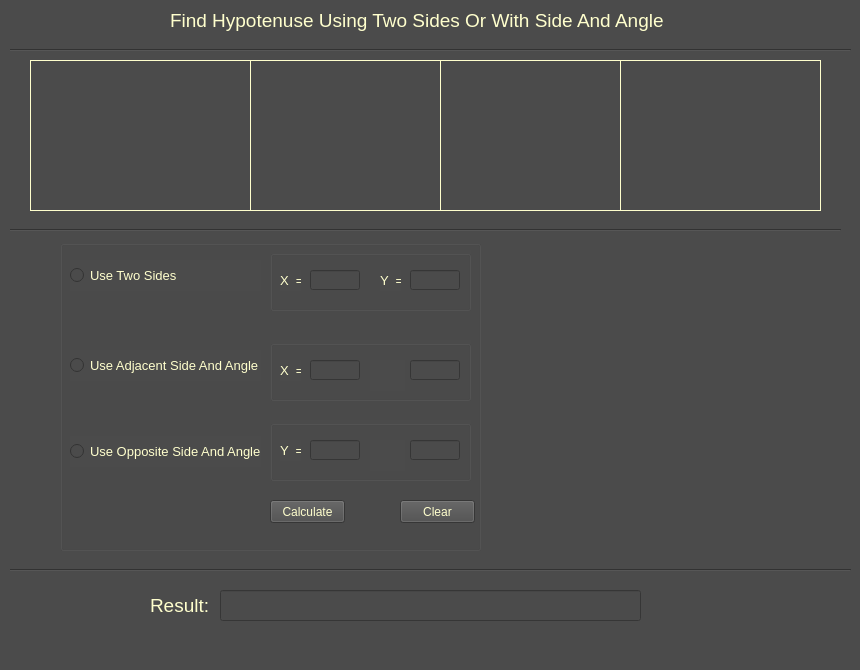
<?xml version="1.0" encoding="UTF-8"?>
<ui version="4.0">
 <class>MainWindow</class>
 <widget class="QMainWindow" name="MainWindow">
  <property name="enabled">
   <bool>true</bool>
  </property>
  <property name="geometry">
   <rect>
    <x>0</x>
    <y>0</y>
    <width>860</width>
    <height>670</height>
   </rect>
  </property>
  <property name="windowTitle">
   <string>Trig Lesson</string>
  </property>
  <property name="styleSheet">
   <string notr="true">background-color: rgb(75, 75, 75);
color: rgb(255, 255, 205);</string>
  </property>
  <widget class="QWidget" name="centralwidget">
   <widget class="QLabel" name="titleLbl">
    <property name="geometry">
     <rect>
      <x>170</x>
      <y>0</y>
      <width>511</width>
      <height>41</height>
     </rect>
    </property>
    <property name="font">
     <font>
      <pointsize>14</pointsize>
     </font>
    </property>
    <property name="text">
     <string>Find Hypotenuse Using Two Sides Or With Side And Angle</string>
    </property>
   </widget>
   <widget class="QGroupBox" name="groupBox">
    <property name="geometry">
     <rect>
      <x>60</x>
      <y>240</y>
      <width>421</width>
      <height>311</height>
     </rect>
    </property>
    <property name="title">
     <string/>
    </property>
    <widget class="QRadioButton" name="twoSidesRB">
     <property name="geometry">
      <rect>
       <x>10</x>
       <y>20</y>
       <width>191</width>
       <height>31</height>
      </rect>
     </property>
     <property name="font">
      <font>
       <pointsize>10</pointsize>
      </font>
     </property>
     <property name="text">
      <string>Use Two Sides</string>
     </property>
    </widget>
    <widget class="QRadioButton" name="adjSideAngRB">
     <property name="geometry">
      <rect>
       <x>10</x>
       <y>110</y>
       <width>191</width>
       <height>31</height>
      </rect>
     </property>
     <property name="font">
      <font>
       <pointsize>10</pointsize>
      </font>
     </property>
     <property name="text">
      <string>Use Adjacent Side And Angle</string>
     </property>
    </widget>
    <widget class="QGroupBox" name="groupBox_2">
     <property name="geometry">
      <rect>
       <x>210</x>
       <y>10</y>
       <width>201</width>
       <height>61</height>
      </rect>
     </property>
     <widget class="QLabel" name="xLbl">
      <property name="geometry">
       <rect>
        <x>10</x>
        <y>20</y>
        <width>21</width>
        <height>21</height>
       </rect>
      </property>
      <property name="font">
       <font>
        <pointsize>10</pointsize>
       </font>
      </property>
      <property name="text">
       <string>X  = </string>
      </property>
     </widget>
     <widget class="QLabel" name="yLbl">
      <property name="geometry">
       <rect>
        <x>110</x>
        <y>20</y>
        <width>21</width>
        <height>21</height>
       </rect>
      </property>
      <property name="font">
       <font>
        <pointsize>10</pointsize>
       </font>
      </property>
      <property name="text">
       <string>Y  = </string>
      </property>
     </widget>
     <widget class="QLineEdit" name="xSideLE">
      <property name="enabled">
       <bool>false</bool>
      </property>
      <property name="geometry">
       <rect>
        <x>40</x>
        <y>20</y>
        <width>50</width>
        <height>20</height>
       </rect>
      </property>
      <property name="font">
       <font>
        <family>MS Shell Dlg 2</family>
        <pointsize>10</pointsize>
        <weight>50</weight>
        <italic>false</italic>
        <bold>false</bold>
       </font>
      </property>
      <property name="styleSheet">
       <string notr="true">font: 10pt &quot;MS Shell Dlg 2&quot;;</string>
      </property>
      <property name="alignment">
       <set>Qt::AlignBottom|Qt::AlignHCenter</set>
      </property>
     </widget>
     <widget class="QLineEdit" name="ySideLE">
      <property name="enabled">
       <bool>false</bool>
      </property>
      <property name="geometry">
       <rect>
        <x>140</x>
        <y>20</y>
        <width>50</width>
        <height>20</height>
       </rect>
      </property>
      <property name="styleSheet">
       <string notr="true">font: 10pt &quot;MS Shell Dlg 2&quot;;</string>
      </property>
      <property name="alignment">
       <set>Qt::AlignBottom|Qt::AlignHCenter</set>
      </property>
     </widget>
    </widget>
    <widget class="QRadioButton" name="oppSideAngRB">
     <property name="geometry">
      <rect>
       <x>10</x>
       <y>196</y>
       <width>191</width>
       <height>31</height>
      </rect>
     </property>
     <property name="font">
      <font>
       <pointsize>10</pointsize>
      </font>
     </property>
     <property name="text">
      <string>Use Opposite Side And Angle</string>
     </property>
    </widget>
    <widget class="QGroupBox" name="groupBox_3">
     <property name="geometry">
      <rect>
       <x>210</x>
       <y>100</y>
       <width>201</width>
       <height>61</height>
      </rect>
     </property>
     <widget class="QLabel" name="xLbl_2">
      <property name="geometry">
       <rect>
        <x>10</x>
        <y>20</y>
        <width>21</width>
        <height>21</height>
       </rect>
      </property>
      <property name="font">
       <font>
        <pointsize>10</pointsize>
       </font>
      </property>
      <property name="text">
       <string>X  = </string>
      </property>
     </widget>
     <widget class="QLabel" name="yLbl_2">
      <property name="geometry">
       <rect>
        <x>100</x>
        <y>20</y>
        <width>35</width>
        <height>31</height>
       </rect>
      </property>
      <property name="text">
       <string/>
      </property>
      <property name="pixmap">
       <pixmap>../Trig_Lesson/angle_equals.png</pixmap>
      </property>
      <property name="alignment">
       <set>Qt::AlignBottom|Qt::AlignHCenter</set>
      </property>
     </widget>
     <widget class="QLineEdit" name="adjSideLE">
      <property name="enabled">
       <bool>false</bool>
      </property>
      <property name="geometry">
       <rect>
        <x>40</x>
        <y>20</y>
        <width>50</width>
        <height>20</height>
       </rect>
      </property>
      <property name="font">
       <font>
        <family>MS Shell Dlg 2</family>
        <pointsize>10</pointsize>
        <weight>50</weight>
        <italic>false</italic>
        <bold>false</bold>
       </font>
      </property>
      <property name="styleSheet">
       <string notr="true">font: 10pt &quot;MS Shell Dlg 2&quot;;</string>
      </property>
      <property name="alignment">
       <set>Qt::AlignBottom|Qt::AlignHCenter</set>
      </property>
     </widget>
     <widget class="QLineEdit" name="adjAngLE">
      <property name="enabled">
       <bool>false</bool>
      </property>
      <property name="geometry">
       <rect>
        <x>140</x>
        <y>20</y>
        <width>50</width>
        <height>20</height>
       </rect>
      </property>
      <property name="styleSheet">
       <string notr="true">font: 10pt &quot;MS Shell Dlg 2&quot;;</string>
      </property>
      <property name="alignment">
       <set>Qt::AlignBottom|Qt::AlignHCenter</set>
      </property>
     </widget>
    </widget>
    <widget class="QGroupBox" name="groupBox_4">
     <property name="geometry">
      <rect>
       <x>210</x>
       <y>180</y>
       <width>201</width>
       <height>61</height>
      </rect>
     </property>
     <widget class="QLabel" name="xLbl_3">
      <property name="geometry">
       <rect>
        <x>10</x>
        <y>20</y>
        <width>21</width>
        <height>21</height>
       </rect>
      </property>
      <property name="font">
       <font>
        <pointsize>10</pointsize>
       </font>
      </property>
      <property name="text">
       <string>Y  = </string>
      </property>
     </widget>
     <widget class="QLabel" name="yLbl_3">
      <property name="geometry">
       <rect>
        <x>100</x>
        <y>20</y>
        <width>35</width>
        <height>31</height>
       </rect>
      </property>
      <property name="text">
       <string/>
      </property>
      <property name="pixmap">
       <pixmap>../Trig_Lesson/angle_equals.png</pixmap>
      </property>
      <property name="alignment">
       <set>Qt::AlignBottom|Qt::AlignHCenter</set>
      </property>
     </widget>
     <widget class="QLineEdit" name="oppSideLE">
      <property name="enabled">
       <bool>false</bool>
      </property>
      <property name="geometry">
       <rect>
        <x>40</x>
        <y>20</y>
        <width>50</width>
        <height>20</height>
       </rect>
      </property>
      <property name="font">
       <font>
        <family>MS Shell Dlg 2</family>
        <pointsize>10</pointsize>
        <weight>50</weight>
        <italic>false</italic>
        <bold>false</bold>
       </font>
      </property>
      <property name="styleSheet">
       <string notr="true">font: 10pt &quot;MS Shell Dlg 2&quot;;</string>
      </property>
      <property name="alignment">
       <set>Qt::AlignBottom|Qt::AlignHCenter</set>
      </property>
     </widget>
     <widget class="QLineEdit" name="oppAngLE">
      <property name="enabled">
       <bool>false</bool>
      </property>
      <property name="geometry">
       <rect>
        <x>140</x>
        <y>20</y>
        <width>50</width>
        <height>20</height>
       </rect>
      </property>
      <property name="styleSheet">
       <string notr="true">font: 10pt &quot;MS Shell Dlg 2&quot;;</string>
      </property>
      <property name="alignment">
       <set>Qt::AlignBottom|Qt::AlignHCenter</set>
      </property>
     </widget>
    </widget>
    <widget class="QPushButton" name="calculateBtn">
     <property name="geometry">
      <rect>
       <x>210</x>
       <y>260</y>
       <width>75</width>
       <height>23</height>
      </rect>
     </property>
     <property name="text">
      <string>Calculate</string>
     </property>
    </widget>
    <widget class="QPushButton" name="clearBtn">
     <property name="geometry">
      <rect>
       <x>340</x>
       <y>260</y>
       <width>75</width>
       <height>23</height>
      </rect>
     </property>
     <property name="text">
      <string>Clear</string>
     </property>
    </widget>
   </widget>
   <widget class="QLabel" name="triangle1Lbl_1">
    <property name="geometry">
     <rect>
      <x>30</x>
      <y>60</y>
      <width>231</width>
      <height>151</height>
     </rect>
    </property>
    <property name="frameShape">
     <enum>QFrame::Box</enum>
    </property>
    <property name="text">
     <string/>
    </property>
    <property name="pixmap">
     <pixmap>../Trig_Lesson/triangle_1.png</pixmap>
    </property>
   </widget>
   <widget class="QLabel" name="triangle1Lbl_2">
    <property name="geometry">
     <rect>
      <x>250</x>
      <y>60</y>
      <width>201</width>
      <height>151</height>
     </rect>
    </property>
    <property name="styleSheet">
     <string notr="true"/>
    </property>
    <property name="frameShape">
     <enum>QFrame::Box</enum>
    </property>
    <property name="text">
     <string/>
    </property>
    <property name="pixmap">
     <pixmap>../Trig_Lesson/triangle_2.png</pixmap>
    </property>
   </widget>
   <widget class="QLabel" name="triangle1Lbl_3">
    <property name="geometry">
     <rect>
      <x>440</x>
      <y>60</y>
      <width>191</width>
      <height>151</height>
     </rect>
    </property>
    <property name="frameShape">
     <enum>QFrame::Box</enum>
    </property>
    <property name="text">
     <string/>
    </property>
    <property name="pixmap">
     <pixmap>../Trig_Lesson/triangle_3.png</pixmap>
    </property>
   </widget>
   <widget class="QLabel" name="triangle1Lbl_4">
    <property name="geometry">
     <rect>
      <x>620</x>
      <y>60</y>
      <width>201</width>
      <height>151</height>
     </rect>
    </property>
    <property name="frameShape">
     <enum>QFrame::Box</enum>
    </property>
    <property name="text">
     <string/>
    </property>
    <property name="pixmap">
     <pixmap>../Trig_Lesson/triangle_4.png</pixmap>
    </property>
   </widget>
   <widget class="QLabel" name="resultLbl">
    <property name="geometry">
     <rect>
      <x>150</x>
      <y>590</y>
      <width>61</width>
      <height>31</height>
     </rect>
    </property>
    <property name="font">
     <font>
      <pointsize>14</pointsize>
     </font>
    </property>
    <property name="text">
     <string>Result:</string>
    </property>
   </widget>
   <widget class="QLineEdit" name="resultLE">
    <property name="geometry">
     <rect>
      <x>220</x>
      <y>590</y>
      <width>421</width>
      <height>31</height>
     </rect>
    </property>
    <property name="font">
     <font>
      <pointsize>11</pointsize>
     </font>
    </property>
    <property name="alignment">
     <set>Qt::AlignBottom|Qt::AlignLeading|Qt::AlignLeft</set>
    </property>
   </widget>
   <widget class="QLabel" name="label">
    <property name="geometry">
     <rect>
      <x>550</x>
      <y>270</y>
      <width>201</width>
      <height>41</height>
     </rect>
    </property>
    <property name="text">
     <string/>
    </property>
    <property name="pixmap">
     <pixmap>../Trig_Lesson/text_1.png</pixmap>
    </property>
   </widget>
   <widget class="QLabel" name="label_2">
    <property name="geometry">
     <rect>
      <x>500</x>
      <y>360</y>
      <width>321</width>
      <height>31</height>
     </rect>
    </property>
    <property name="text">
     <string/>
    </property>
    <property name="pixmap">
     <pixmap>../Trig_Lesson/text_2.png</pixmap>
    </property>
   </widget>
   <widget class="QLabel" name="label_3">
    <property name="geometry">
     <rect>
      <x>500</x>
      <y>440</y>
      <width>311</width>
      <height>31</height>
     </rect>
    </property>
    <property name="text">
     <string/>
    </property>
    <property name="pixmap">
     <pixmap>../Trig_Lesson/text_3.png</pixmap>
    </property>
   </widget>
   <widget class="Line" name="line_4">
    <property name="geometry">
     <rect>
      <x>10</x>
      <y>40</y>
      <width>841</width>
      <height>20</height>
     </rect>
    </property>
    <property name="orientation">
     <enum>Qt::Horizontal</enum>
    </property>
   </widget>
   <widget class="Line" name="line_5">
    <property name="geometry">
     <rect>
      <x>10</x>
      <y>220</y>
      <width>831</width>
      <height>20</height>
     </rect>
    </property>
    <property name="orientation">
     <enum>Qt::Horizontal</enum>
    </property>
   </widget>
   <widget class="Line" name="line_6">
    <property name="geometry">
     <rect>
      <x>10</x>
      <y>560</y>
      <width>841</width>
      <height>20</height>
     </rect>
    </property>
    <property name="orientation">
     <enum>Qt::Horizontal</enum>
    </property>
   </widget>
  </widget>
  <widget class="QMenuBar" name="menubar">
   <property name="geometry">
    <rect>
     <x>0</x>
     <y>0</y>
     <width>860</width>
     <height>21</height>
    </rect>
   </property>
  </widget>
  <widget class="QStatusBar" name="statusbar"/>
 </widget>
 <resources/>
 <connections/>
</ui>
